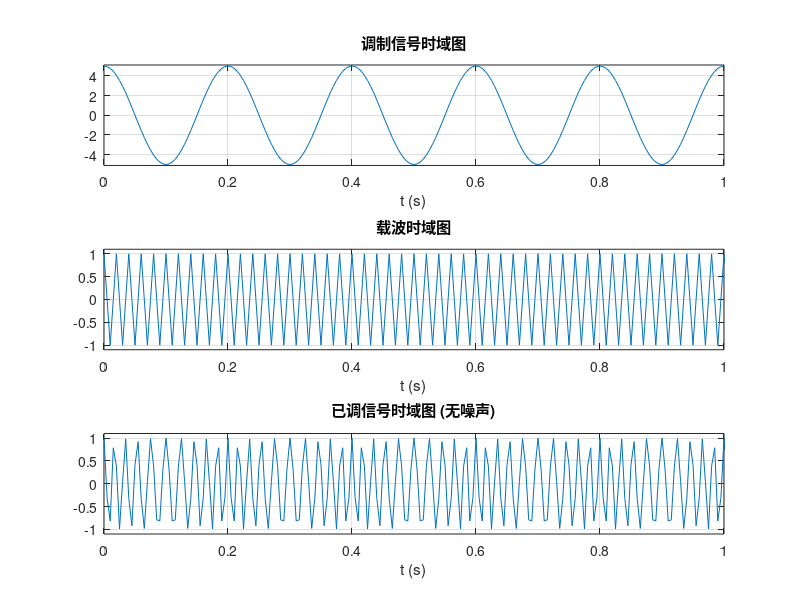

Reproduce this figure in MATLAB. (Note: this script raises an error after producing the figure.)
clear all;
close all;
clc;

%% 参数设置 
Am = 5;         % 调制信号幅度
fm = 5;         % 调制信号频率
fc = 50;        % 载波频率
mf = 2;        % 调频指数
Ac = 1;         % 载波幅度 

dt = 0.005;     % 设定步长
t = 0:dt:3;     % 时间序列

%% 生成调制信号、载波信号以及已调信号
% 调制信号 m(t) = Am * cos(2*pi*fm*t)
mt = Am * cos(2*pi*fm*t); 

% 载波信号 c(t) = Ac * cos(2*pi*fc*t)
ct = Ac * cos(2*pi*fc*t);

% FM已调信号 s(t) = Ac * cos(2*pi*fc*t + mf*sin(2*pi*fm*t)) 
sft = Ac * cos(2*pi*fc*t + mf * sin(2*pi*fm*t));

%% 绘制三类信号的时域图 
figure(1) 
subplot(311);
plot(t, mt);
axis([0 1 -5.1 5.1]); % 根据调制信号幅度调整坐标轴
xlabel('t (s)');
title('调制信号时域图');
grid on;

subplot(312);
plot(t, ct);
axis([0 1 -1.1 1.1]);
xlabel('t (s)');
title('载波时域图');
grid on;

subplot(313);
plot(t, sft);
axis([0 1 -1.1 1.1]);
xlabel('t (s)');
title('已调信号时域图 (无噪声)');
grid on;

%% 绘制调制信号与已调信号的频域图
% 调用子函数 T2F 
[f1, fmm] = T2F(t, mt);
[f2, Fm] = T2F(t, sft);

figure(2)
subplot(211);
plot(f1, abs(fmm));
axis([-40 40 0 max(abs(fmm))]);
xlabel('f (Hz)');
title('调制信号频谱');
grid on;

subplot(212);
plot(f2, abs(Fm));
axis([-80 80 0 max(abs(Fm))]);
xlabel('f (Hz)');
title('已调信号频谱');
grid on;

%% 绘制无噪声情况下的对比 
figure(3)
subplot(2,1,1);
plot(t, mt);
xlabel('时间 t');
title('调制信号的时域图');
grid on;

subplot(2,1,2);
plot(t, sft);
xlabel('时间 t');
title('无噪声条件下已调信号的时域图');
grid on;

%% 6. 小信噪比 (10dB) 条件下的信号处理
SNR_small = 10; % dB
% sigma^2 = A^2 / (2 * 10^(B/10)), 这里 B 即为 SNR
sigma_small = sqrt(Ac^2 / (2 * 10^(SNR_small/10))); 
noise_small = sigma_small * randn(size(t)); % 生成高斯白噪声 
sft_small_noise = sft + noise_small;        % 叠加噪声

figure(4);
subplot(2,1,1);
plot(t, mt);
axis([0 3 -5.1 5.1]);
xlabel('时间 t');
title('调制信号的时域图');
grid on;

subplot(2,1,2);
plot(t, sft_small_noise);
xlabel('时间 t');
title(['含小信噪比 (' num2str(SNR_small) 'dB) 高斯白噪声已调信号的时域图']);
grid on;

%% 7. 大信噪比 (40dB) 条件下的信号处理 
SNR_large = 40; % dB
% 计算噪声标准差
sigma_large = sqrt(Ac^2 / (2 * 10^(SNR_large/10)));
noise_large = sigma_large * randn(size(t));
sft_large_noise = sft + noise_large;

figure(5);
subplot(2,1,1);
plot(t, mt);
axis([0 3 -5.1 5.1]);
xlabel('时间 t');
title('调制信号的时域图');
grid on;

subplot(2,1,2);
plot(t, sft_large_noise);
axis([0 3 -1.5 1.5]);
xlabel('时间 t');
title(['含大信噪比 (' num2str(SNR_large) 'dB) 高斯白噪声已调信号的时域图']);
grid on;

%% ==========================================================
%  以下为新增的“实验扩展”代码
%  依据：《通信原理》实验指导书 实验扩展部分 (Page 16)
%  ==========================================================

%% 8. 扩展实验一：验证卡森公式 (Carson's Rule)
% 卡森公式: B = 2 * (mf + 1) * fm
% 目的: 观察宽带FM (WBFM) 的频谱分布，验证绝大部分能量是否在带宽内。

% 设置新的参数: 增大调频指数 mf 到 5
mf_ext = 5; 
% 生成新的已调信号 (WBFM)
sft_wbfm = Ac * cos(2*pi*fc*t + mf_ext * sin(2*pi*fm*t));

% 计算频谱
[f_ext, F_wbfm] = T2F(t, sft_wbfm);

% 计算理论带宽边界
B_Carson = 2 * (mf_ext + 1) * fm;  % B = 2 * (5+1) * 5 = 60 Hz
f_lower = fc - B_Carson/2;         % 下边界 50 - 30 = 20 Hz
f_upper = fc + B_Carson/2;         % 上边界 50 + 30 = 80 Hz

figure(6);
plot(f_ext, abs(F_wbfm), 'b', 'LineWidth', 1); hold on;
% 绘制红色虚线标示卡森带宽范围
xline(f_lower, '--r', 'LineWidth', 1.5);
xline(f_upper, '--r', 'LineWidth', 1.5);
xline(-f_lower, '--r', 'LineWidth', 1.5); % 负频率对应部分
xline(-f_upper, '--r', 'LineWidth', 1.5);

axis([-100 100 0 max(abs(F_wbfm))*1.2]);
xlabel('频率 f (Hz)');
title(['扩展实验1: 验证卡森公式 (mf=5, 理论带宽=' num2str(B_Carson) 'Hz)']);
legend('实际频谱', '卡森带宽边界');
grid on;

%% 9. 扩展实验二：载波零点现象 (Bessel Zero)
% 目的: 验证当 mf = 2.405 时，载波分量 J0(mf) 消失
% 这是 Bessel 函数的一个特性，常用于测量频偏。

mf_zero = 2.405; % 第一类贝塞尔函数 J0 的第一个零点
sft_zero = Ac * cos(2*pi*fc*t + mf_zero * sin(2*pi*fm*t));

% 计算频谱
[f_zero, F_zero] = T2F(t, sft_zero);

figure(7);
plot(f_zero, abs(F_zero), 'k'); hold on;
% 标记载波频率位置 (50Hz)
stem(fc, max(abs(F_zero))/5, 'r', 'filled'); 
text(fc+2, max(abs(F_zero))/5, '\leftarrow 载波分量幅度接近0', 'Color', 'red');

axis([0 100 0 max(abs(F_zero))*1.2]);
xlabel('频率 f (Hz)');
title(['扩展实验2: 载波消隐现象 (mf = ' num2str(mf_zero) ')']);
grid on;

%% ==========================================================
%  补充函数定义 (为了确保脚本能独立运行，在此处定义 T2F)
%  ==========================================================
function [f, S] = T2F(t, s)
    % 输入: t (时间向量), s (信号向量)
    % 输出: f (频率向量), S (频谱幅度)
    dt = t(2) - t(1);
    T = t(end) - t(1) + dt;  % 信号总时长
    N = length(s);           % 采样点数
    
    % 使用 fft 并通过 fftshift 将零频移到中心
    S = fftshift(fft(s)) * dt; 
    
    % 生成频率轴 (双边谱)
    fs = 1/dt;
    f = linspace(-fs/2, fs/2, N);
end
